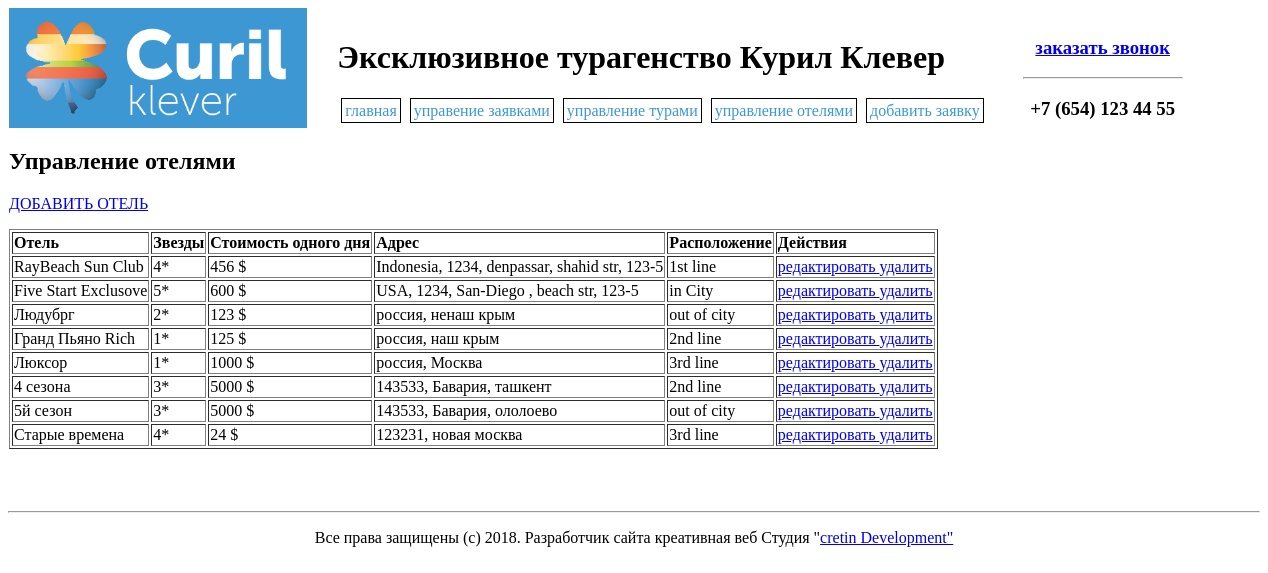
Page /hotels.php on the earlier database version.
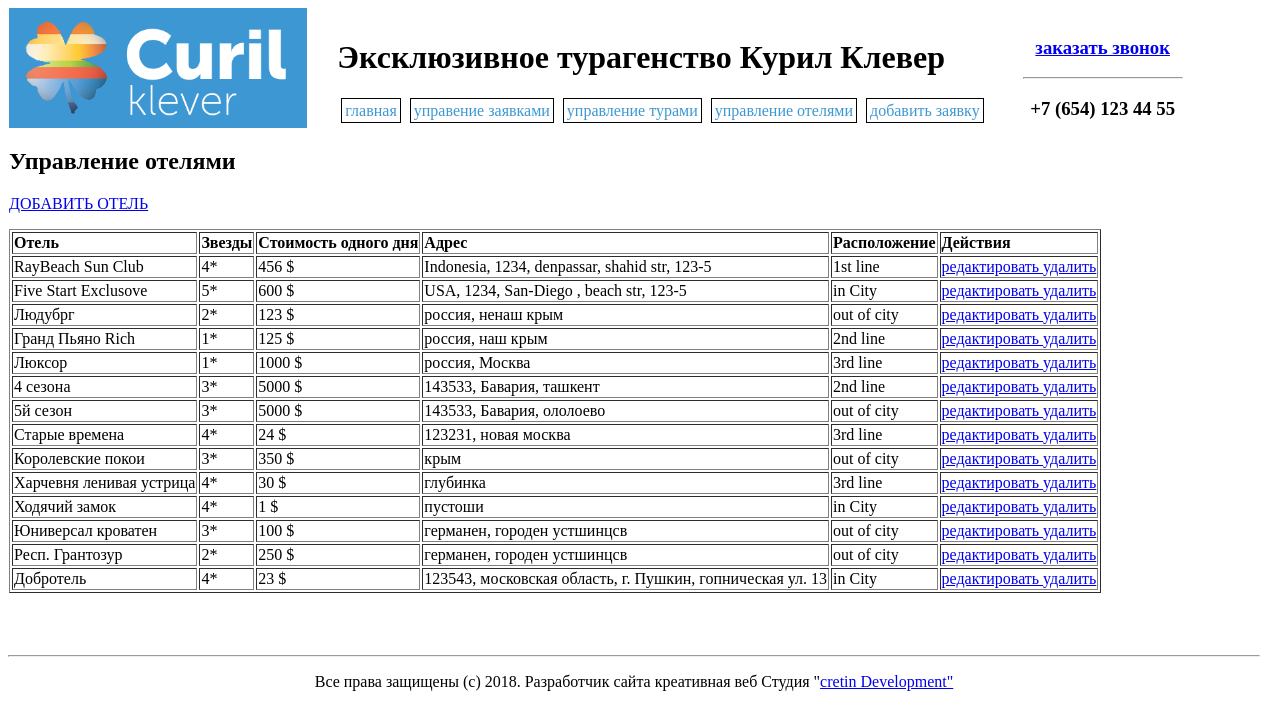
Same page on the later database version.
### tables this page shows
CREATE TABLE IF NOT EXISTS `Hotels` (
  `id` int(11) NOT NULL AUTO_INCREMENT,
  `name` varchar(60) NOT NULL,
  `addres` varchar(120) NOT NULL,
  `price` int(11) NOT NULL,
  `stars_rate` int(11) NOT NULL,
  `location` int(11) NOT NULL,
  PRIMARY KEY (`id`),
  UNIQUE KEY `id_2` (`id`),
  KEY `location` (`location`),
  KEY `id` (`id`)
);

CREATE TABLE IF NOT EXISTS `locations` (
  `id` int(11) NOT NULL,
  `location_name` varchar(40) NOT NULL,
  PRIMARY KEY (`id`),
  UNIQUE KEY `name` (`location_name`),
  KEY `id` (`id`)
);

### hotels.php (the view, shortened to what this page needs)
<html>
	<head>
		<? require "head.php"; ?>
	</head>
	<body>
		<header>
			<?php
				require "header.php";
			?>
		</header>
        <div class="page">
            <H2>Управление отелями</H2>
            <div>
               <p> <a href="createhotel.php">ДОБАВИТЬ ОТЕЛЬ</a></p>
           </div>
            <div class='hotelstablecontainer'>
                <table border="1">
                    <tr>
                        <td><b>Отель</b></td>
                        <td><b>Звезды</b></td>
                        <td><b>Стоимость одного дня</b></td>
                        <td><b>Адрес</b></td>
                        <td><b>Расположение</b></td>
                        <td><b>Действия</b></td>
                    </tr>
                    <?
					$link = mysqli_connect($host, $user, $password, $database)
					or die("Ошибка " . mysqli_error($link));
					$query ="SELECT * FROM hotels join locations on location=locations.id order by hotels.id";
                    $result = mysqli_query($link, $query) or die("Ошибка " . mysqli_error($link));
                    ?>
                    <?
                    echo '<tr>';
                    while($hotel = mysqli_fetch_array($result))
                    {
                         ?><td><? echo $hotel['name']; ?></td><?
                         ?><td><? echo $hotel['stars_rate'].'*'; ?></td><?
                         ?><td><? echo $hotel['price'].' $'; ?></td><?
                         ?><td><? echo $hotel['addres']; ?></td><?
                         ?><td><? echo $hotel['location_name']; ?></td><?
                         ?><td><a href="edithotels.php?id=<?echo $hotel['0']?>">редактировать </a><a href="#">удалить</a></td><?
                         echo '</tr>';
                    }
                    ?>
                </table>
            </div>
        </div>
        <footer>
			<?php
				require "footer.php";
			?>
		</footer>
	</body>
</html>

### head.php (shortened to what this page needs)
<link rel="stylesheet" href="style.css">

### header.php
<div class="header_container">
	<div class="site_logo">
		<img id="logoimg" src="pic/logo.png" alt="логотип">
	</div>
	<div class="menucontainer">
		<h1> Эксклюзивное турагенство Курил Клевер </h1>
		<ul class="menulist">
			<li><a href="index.php">главная</a></li>
			<li><a href="orders.php">управение заявками</a></li>
			<li><a href="tours.php">управление турами</a></li>
			<li><a href="hotels.php">управление отелями</a></li>
			<li><a href="createorder.php">добавить заявку</a></li>
		</ul>
	</div>
	<div class="contact_container">
		<a id="calllink" href="#"><h3>заказать звонок</h3> </a>
		<hr>
		<h3>+7 (654) 123 44 55</h3>
	</div>
</div>

### footer.php
<br>
<br>
<br>
<hr>
<div class="footer_container">
	<p>Все права защищены (c) 2018. Разработчик сайта креативная веб Студия "<a href="http://vk.com/night_mare_218">cretin Development"</a></p>
</div>

### style.css (style rules this page uses)
.header_container { margin: 0 auto; height: 120px; width:1250px; }
.header_container:after { content: ''; display: block; clear: both; }
.site_logo { float: left; height: 120px; }
#logoimg { height: 120px;; }
.menucontainer { float: left; padding-top: 10px; margin-left: 30px; margin-right: 30px; }
ul.menulist { margin: 0; padding: 4px; }
ul.menulist li { display: inline; margin-right: 5px; border: 1px solid #000; padding: 3px; }
ul.menulist li a { text-decoration: none; color: rgb(61, 151, 211); }
.contact_container { float:left; width: 160; text-align: center; padding-top: 10px; }
.page { width:1250px; margin:0 auto; }
.footer_container { margin: 0 auto; width: 1250px; text-align: center; }

Differences in the rows shown:
added hotels: name "Королевские покои", stars_rate "3", price "350", addres "крым", location.location_name "out of city"
added hotels: name "Харчевня ленивая устрица", stars_rate "4", price "30", addres "глубинка", location.location_name "3rd line"
added hotels: name "Ходячий замок", stars_rate "4", price "1", addres "пустоши", location.location_name "in City"
added hotels: name "Юниверсал кроватен", stars_rate "3", price "100", addres "германен, городен устшинцсв", location.location_name "out of city"
added hotels: name "Респ. Грантозур", stars_rate "2", price "250", addres "германен, городен устшинцсв", location.location_name "out of city"
added hotels: name "Добротель", stars_rate "4", price "23", addres "123543, московская область, г. Пушкин, гопническая ул. 13", location.location_name "in City"
